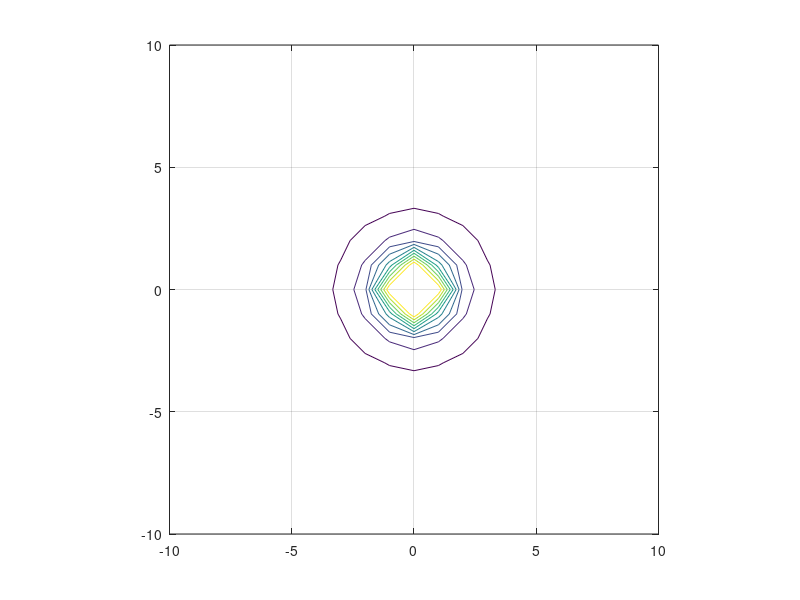

Write the MATLAB code that produced this figure.
[x,y] = meshgrid(-10:10,-10:10);
u = x./((x.^2+y.^2).^(3/2));
v = y./((x.^2+y.^2).^(3/2));
z = sqrt(u.^2 + v.^2);
quiver(x,y,u,v)
contour(x,y,z)
axis equal
grid on